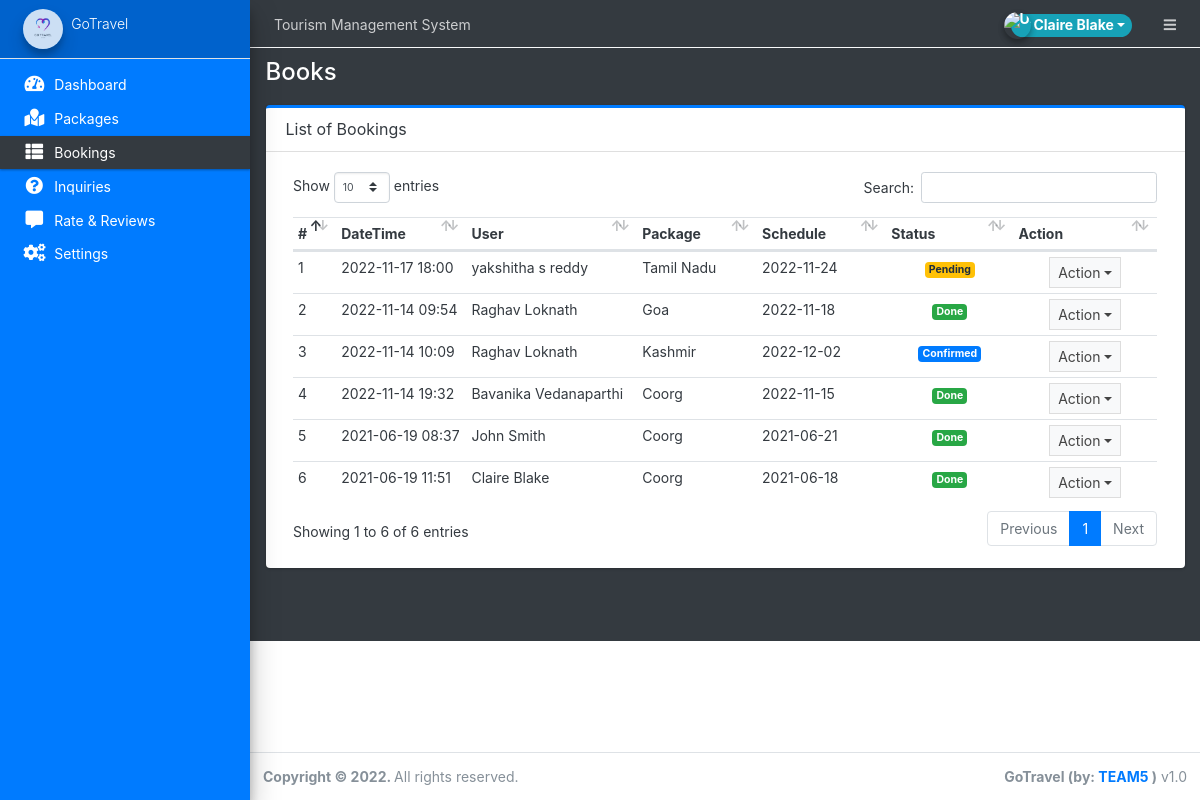
The page /admin/?page=books (signed in) on the database its author committed.
### tables this page shows
CREATE TABLE `book_list` (
  `id` int(30) NOT NULL,
  `user_id` int(30) NOT NULL,
  `package_id` int(30) NOT NULL,
  `status` tinyint(4) NOT NULL DEFAULT 0 COMMENT '0=pending,1=confirm, 2=cancelled\r\n',
  `schedule` date DEFAULT NULL,
  `date_created` datetime NOT NULL DEFAULT current_timestamp()
);

CREATE TABLE `packages` (
  `id` int(30) NOT NULL,
  `title` text DEFAULT NULL,
  `tour_location` text DEFAULT NULL,
  `cost` double NOT NULL,
  `description` text DEFAULT NULL,
  `upload_path` text DEFAULT NULL,
  `status` tinyint(4) NOT NULL DEFAULT 1 COMMENT '1 =active ,2 = Inactive',
  `date_created` datetime NOT NULL DEFAULT current_timestamp()
);

### admin/books/index.php (the view, shortened to what this page needs)
<div class="card card-outline card-primary">
	<div class="card-header">
		<h3 class="card-title">List of Bookings</h3>
	</div>
	<div class="card-body">
        <div class="container-fluid">
        <table class="table table-stripped text-dark">
            <colgroup>
                <col width="5%">
                <col width="10">
                <col width="15">
                <col width="25">
                <col width="20">
                <col width="5">
                <col width="5">
            </colgroup>
            <thead>
                <tr>
                    <th>#</th>
                    <th>DateTime</th>
                    <th>User</th>
                    <th>Package</th>
                    <th>Schedule</th>
                    <th>Status</th>
                    <th>Action</th>
                </tr>
            </thead>
            <tbody>
                <?php
                $i=1;
                    $qry = $conn->query("SELECT b.*,p.title,concat(u.firstname,' ',u.lastname) as name FROM book_list b inner join `packages` p on p.id = b.package_id inner join users u on u.id = b.user_id order by date(b.date_created) desc ");
                    while($row= $qry->fetch_assoc()):
                ?>
                    <tr>
                        <td><?php echo $i++ ?></td>
                        <td><?php echo date("Y-m-d H:i",strtotime($row['date_created'])) ?></td>
                        <td><?php echo $row['name'] ?></td>
                        <td><?php echo $row['title'] ?></td>
                        <td><?php echo date("Y-m-d",strtotime($row['schedule'])) ?></td>
                        <td class="text-center">
                            <?php if($row['status'] == 0): ?>
                                <span class="badge badge-warning">Pending</span>
                            <?php elseif($row['status'] == 1): ?>
                                <span class="badge badge-primary">Confirmed</span>
                            <?php elseif($row['status'] == 2): ?>
                                <span class="badge badge-danger">Cancelled</span>
                            <?php elseif($row['status'] == 3): ?>
                                <span class="badge badge-success">Done</span>
                            <?php endif; ?>
                        </td>
                        <td align="center">
                                <button type="button" class="btn btn-flat btn-default btn-sm dropdown-toggle dropdown-icon" data-toggle="dropdown">
                                    Action
                                </button>
                        </td>
                    </tr>
                <?php endwhile; ?>
            </tbody>
        </table>
		</div>
	</div>
</div>

### rows shown on the page
book_list: date_created "2022-11-17 18:00", name "yakshitha s reddy", package.title "Tamil Nadu", schedule "2022-11-24", status "Pending"
book_list: date_created "2022-11-14 09:54", name "Raghav Loknath", package.title "Goa", schedule "2022-11-18", status "Done"
book_list: date_created "2022-11-14 10:09", name "Raghav Loknath", package.title "Kashmir", schedule "2022-12-02", status "Confirmed"
book_list: date_created "2022-11-14 19:32", name "Bavanika Vedanaparthi", package.title "Coorg", schedule "2022-11-15", status "Done"
book_list: date_created "2021-06-19 08:37", name "John Smith", package.title "Coorg", schedule "2021-06-21", status "Done"
book_list: date_created "2021-06-19 11:51", name "Claire Blake", package.title "Coorg", schedule "2021-06-18", status "Done"

### other values the page prints
$_settings->info('name') "Tourism Management System"
$_settings->userdata('firstname').' '.$_settings->userdata('lastname') "Claire Blake"
$_settings->info('short_name') "GoTravel"
str_replace(array("/","_"), " ",$page) "Books"
